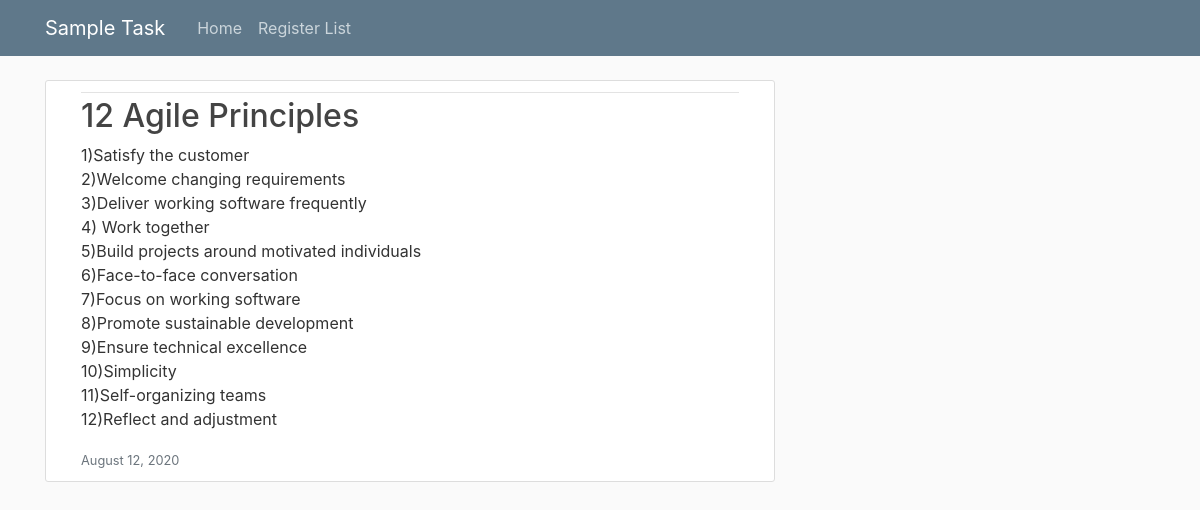
The page /post/13/ on the database its author committed.
### sampletaskapi/models.py (models this page shows, shortened)
class Post(models.Model):
    titles = models.CharField(max_length=100)
    content = models.TextField()
    date_posted = models.DateTimeField(default=timezone.now)

### sampletaskapi/views.py (the view)
# urls.py: path('post/<int:pk>/', PostDetailView.as_view(), name='post-detail'),
class PostDetailView(DetailView):
    model = Post

### sampletaskapi/templates/sampletaskapi/post_detail.html (shortened to what this page needs)
{% extends "sampletaskapi/base.html" %}
{% block content %}
<article class="media content-section">
  <div class="container">
    <div class="media-body">
      <div class="article-metadata">
      </div>
      <h2 class="article-title">{{ object.titles }}</h2>
      <p class="article-content">{{ object.content }}</p>
      <small class="text-muted">{{ object.date_posted|date:"F d, Y" }}</small>
    </div>
  </div>
</article>
{% endblock content %}

### sampletaskapi/static/sampletaskapi/main.css (style rules this page uses)
body { background: #fafafa; color: #333333; margin-top: 5rem; }
h1, h2, h3, h4, h5, h6 { color: #444444; }
.content-section { background: #ffffff; padding: 10px 20px; border: 1px solid #dddddd; border-radius: 3px; margin-bottom: 20px; }
.article-title { color: #444444; }
.article-content { white-space: pre-line; }
.article-metadata { padding-bottom: 1px; margin-bottom: 4px; border-bottom: 1px solid #e3e3e3 }

### rows shown on the page
Post: titles "12 Agile Principles", content "1)Satisfy the customer 2)Welcome changing requirements 3)Deliver working software frequently 4) Work together 5)Build projects around motivated individuals 6)Face-to-face conversation 7)Focus on working software 8)Promote sustainable development 9)Ensure technical excellence 10)Simplicity 11)Self-organizing teams 12)Reflect and adjustment", date_posted "August 12, 2020"
